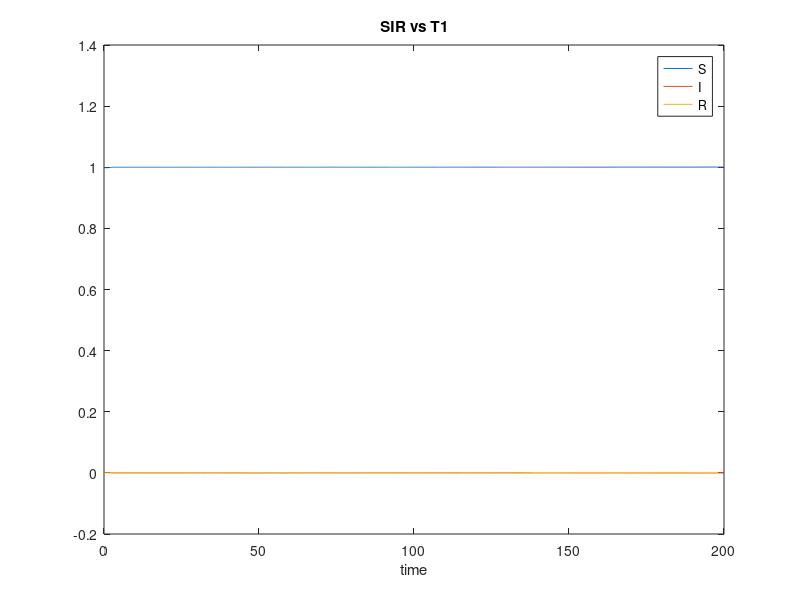
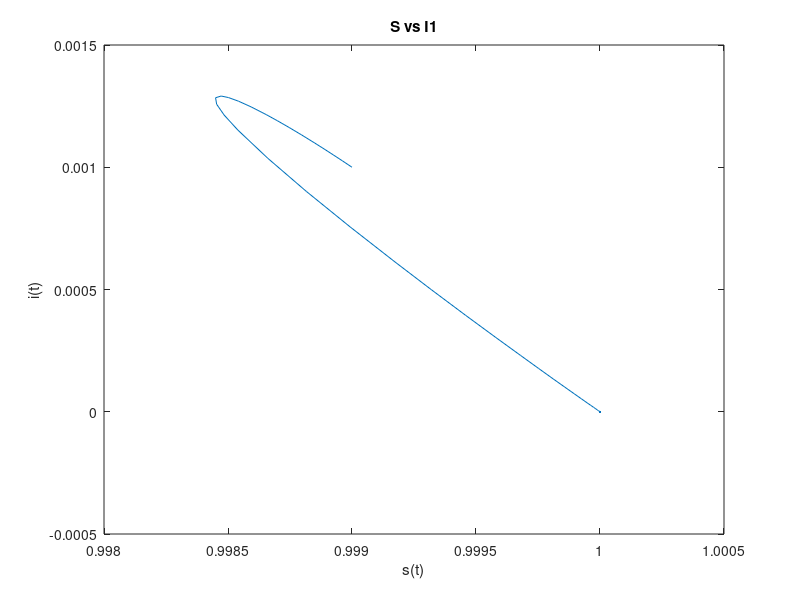

MATLAB code for these plots, in order: (Note: a time limit stopped this script after it produced the figures.)
%%%%%%% 2 %%%%%%%%%
function f = final_2


function [tg,fg] = getSIR(s_0,i_0,r_0,alpha,beta,lambda,maxTime)

function ff = odeSIR(s,i,r,alpha,beta,lambda,t)
ff = [lambda - lambda*s - beta*s*i ;beta*s*i - alpha*i - lambda*i ; alpha*i - lambda*r];
end

sir_0 = [s_0 i_0 r_0];


[t,sir] = ode45(@(t,sir) odeSIR(sir(1),sir(2),sir(3),alpha,beta,t),[0,maxTime],sir_0);

%return sir
fg = sir;
tg = t;
end

function fh = plotSirVsTime(sir,t,id)
fig=figure;
plot(t,sir(:,1:1),t,sir(:,2:2),t,sir(:,3:3));
title(strcat('SIR vs T ',id));
legend('S','I','R');
xlabel('time');
saveas(fig,strcat('SIRvTIME_',id),'png');
end

function fi = plotSvsI(sir,id)
fig2 = figure;
plot(sir(:,1:1),sir(:,2:2));
title(strcat('S vs I ',id));
xlabel('s(t)');
ylabel('i(t)');
saveas(fig2,strcat('SvI_',id), 'png');
end

%1 
[t1,sir1] = getSIR(0.999,0.001,0.0,1/3,1.05,1/60,200);
plotSirVsTime(sir1,t1,'1');

%2 
plotSvsI(sir1,'1');

%3
%Jacobian function
function jac = jacobian(s,i,r,alpha,beta,lambda)
jac = [-lambda-beta*i -beta*s 0;
       beta*i beta*s-alpha-lambda 0;
       0 alpha -lambda;];
end

%reach equalibrium
[t3,equalibrium] = getSIR(0.999,0.001,0.0,1/3,1.05,1/60,1000);
jacob = jacobian(equalibrium(1),equalibrium(2),equalibrium(3),1/3,1.05,1/60)
evs = eig(jacob)

%4


end
